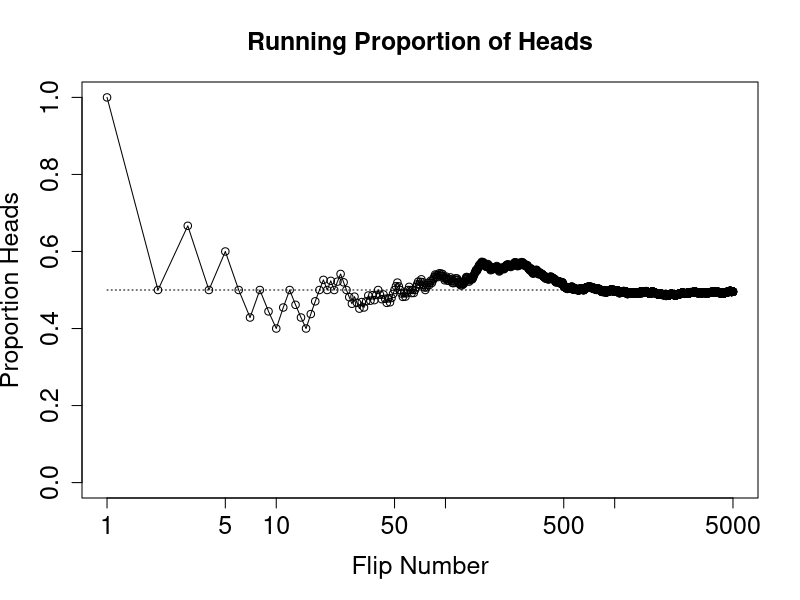

This figure's R source:
#!/usr/bin/env Rscript

#------------------------------------------------------------------------
# How many trials?
#------------------------------------------------------------------------

N = 5000
probability_heads = 0.5

#------------------------------------------------------------------------
# Create the sample using the "sample" function:
# http://www.inside-r.org/r-doc/base/sample
#
# "replace = TRUE"  means that an item can appear more than once
# "replace = FALSE" means that an item can appear only once, and sample size can't be larger than the population
# 
# "c" is the concatenate function. c(x,y,...,z) combines its arguments to form a vector
#
# We're defining heads = 1, tails = 0
#------------------------------------------------------------------------

flip_sequence = sample ( x = c(0,1), prob = c(1.0 - probability_heads, probability_heads), size = N, replace = TRUE )

#------------------------------------------------------------------------
# Get a new vector that is the cumulative sum of the sequence using "cumsum"
# http://www.inside-r.org/r-doc/base/cumsum
#
# e.g. cumsum ( 1 0 1 1 ) would yield 1 1 2 3
#------------------------------------------------------------------------

cumulative_sum = cumsum ( flip_sequence )

#------------------------------------------------------------------------
# Define a vector of integers that increase by ones from 1 to N
# e.g. 1:3 gives you the vector 1 2 3
#------------------------------------------------------------------------

n = 1:N

#------------------------------------------------------------------------
# Calculate the running proportion
# vector division is entry-by-entry division
#------------------------------------------------------------------------

running_proportion = cumulative_sum / n

#------------------------------------------------------------------------
# Plot: x-axis is flip number, y-axis is proportion heads
#------------------------------------------------------------------------

pdf("plots/plot_coinflip.pdf")

plot(n, running_proportion, type="o", log="x", xlim=c(1,N), ylim=c(0.0,1.0), cex.axis=1.5,
	xlab="Flip Number", ylab="Proportion Heads", cex.lab=1.5,
	main="Running Proportion of Heads", cex.main=1.5)

#------------------------------------------------------------------------
# Make a horizontal line at probability_heads just to show we were right all along
#------------------------------------------------------------------------

lines(c(1,N), c(probability_heads,probability_heads), lty=3)

#------------------------------------------------------------------------
# Turn the graphics off
#------------------------------------------------------------------------

graphics.off()
